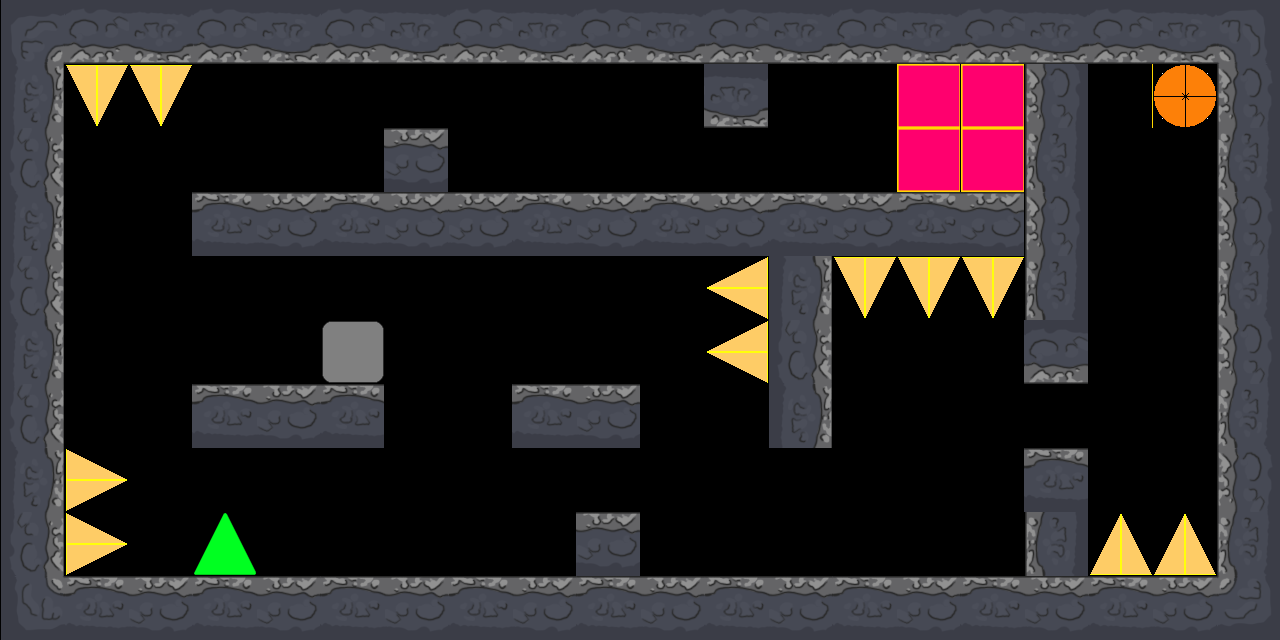

The image is a tile-based game level rendered from a .tmx file. Its description and complete source (layers, tilesets, objects, tile grids) follow:
An orthogonal 20x10 tile map with 64x64 px tiles, 1 tile layer (Tile Layer 1).

<map version="1.5" tiledversion="1.6.0" orientation="orthogonal" renderorder="right-down" width="20" height="10" tilewidth="64" tileheight="64" infinite="0" nextlayerid="2" nextobjectid="1">
 <tileset firstgid="1" source="complete_placeholder.tsx" />
 <layer id="1" name="Tile Layer 1" width="20" height="10">
  <data encoding="csv">
33,34,35,36,37,34,35,36,37,34,35,36,37,34,35,36,37,36,37,38,
63,244,244,0,0,0,0,0,0,0,0,35,0,0,216,216,68,0,217,68,
93,0,0,0,0,0,187,0,0,0,0,0,0,0,216,216,98,0,0,98,
123,0,0,184,185,186,187,187,184,185,186,187,184,185,186,187,128,0,0,128,
153,0,0,0,0,0,0,0,0,0,0,245,63,244,244,244,158,0,0,158,
63,0,0,0,0,218,0,0,0,0,0,245,93,0,0,0,36,0,0,68,
93,0,0,184,185,186,0,0,184,185,0,0,123,0,0,0,0,0,0,98,
123,246,0,0,0,0,0,0,0,0,0,0,0,0,0,0,184,0,0,128,
153,246,0,215,0,0,0,0,0,185,0,0,0,0,0,0,158,243,243,158,
183,184,185,186,187,184,185,186,187,184,185,186,187,184,185,184,185,186,187,188
</data>
 </layer>
</map>
